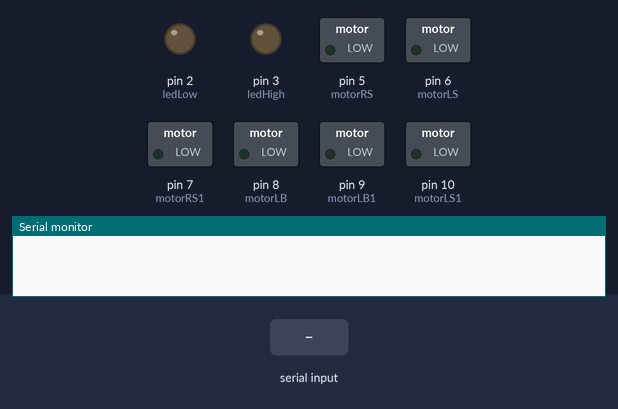
This sketch was run on a simulated Arduino Uno, built with avr-gcc and run on an emulated ATmega328P. On the bench: switched loads named in the sketch (green lamp = pin HIGH), output pins drawn as LEDs (lit = HIGH), the last lines printed to the serial monitor. The test bench sets the inputs (shaded band).

Above: at 1.2 s.
1.3 s: "W" received over Serial
At 2.5 s:
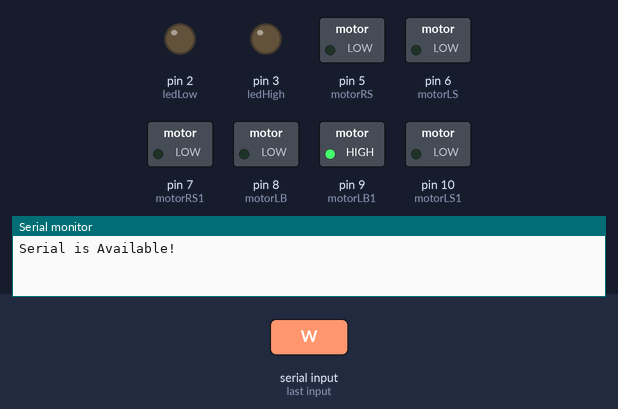
2.8 s: "A" received over Serial
At 3.8 s:
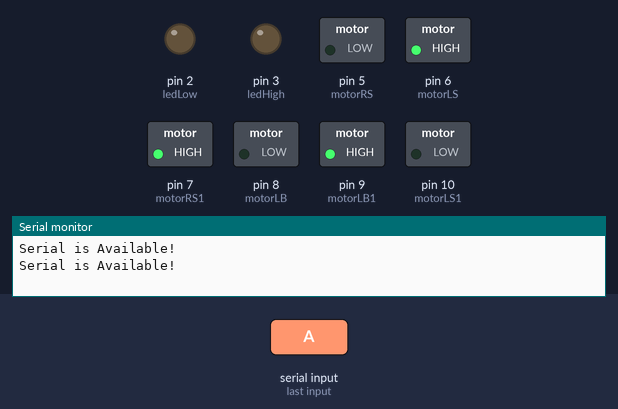
4.3 s: "S" received over Serial
At 5.0 s:
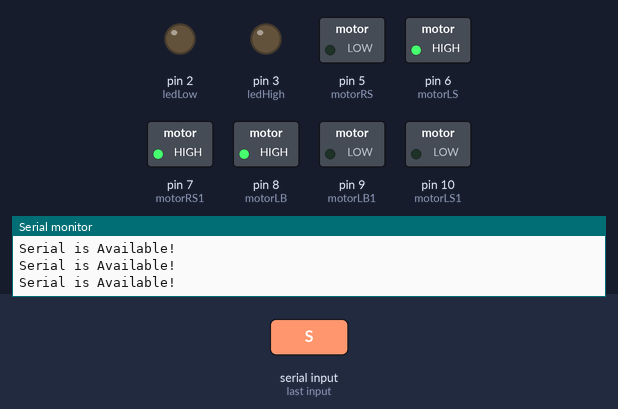
5.8 s: "D" received over Serial
At 6.1 s:
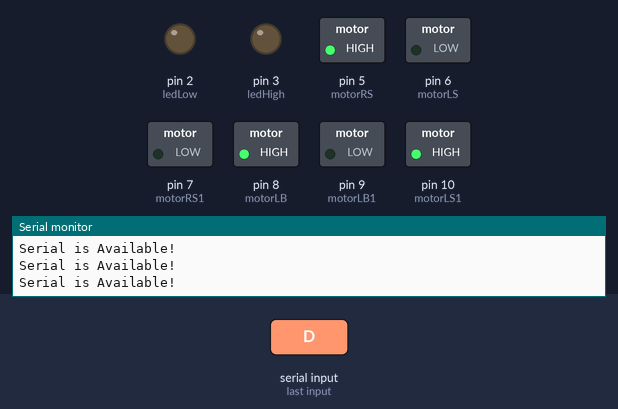
7.3 s: "I" received over Serial
At 8.5 s:
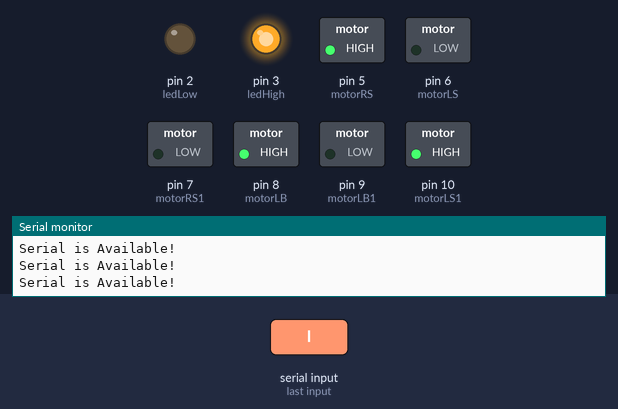
8.8 s: "U" received over Serial
At 9.6 s:
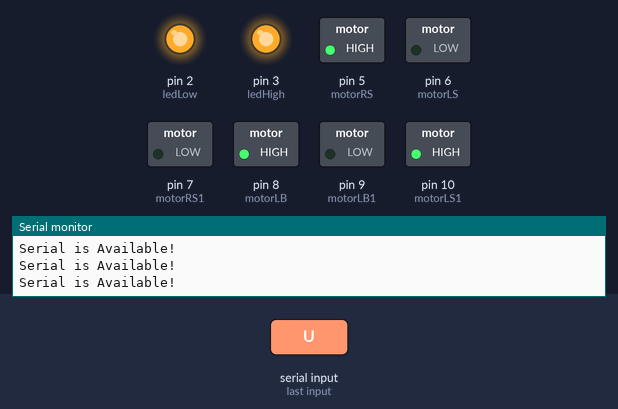
Timing chart, 0 to 11.3 s (numbered marks = the images above; inputs shaded):
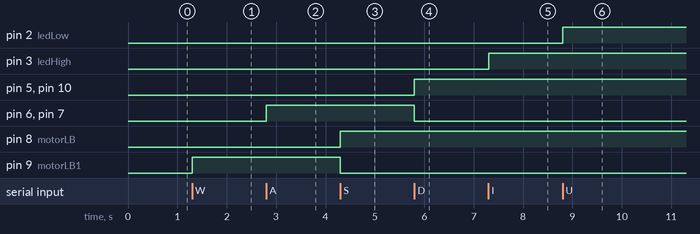

Measured:
- after the input at 1.3 s, pin 9 (motorLB1): LOW → HIGH at once
- after the input at 2.8 s, pin 6 (motorLS), pin 7 (motorRS1): LOW → HIGH at once
- after the input at 4.3 s, pin 8 (motorLB): LOW → HIGH at once; pin 9 (motorLB1): HIGH → LOW at once
- after the input at 5.8 s, pin 5 (motorRS), pin 10 (motorLS1): LOW → HIGH at once; pin 6 (motorLS), pin 7 (motorRS1): HIGH → LOW at once
- after the input at 7.3 s, pin 3 (ledHigh): LOW → HIGH at once
- after the input at 8.8 s, pin 2 (ledLow): LOW → HIGH at once

The sketch:

submarine.ino
```cpp
#include <DHT.h>
#include <DHT_U.h>

#define ledHigh 3
#define ledLow  2
#define motorLS 6
#define motorLS1 10
#define motorLB 8
#define motorLB1 9
#define motorRS 5
#define motorRS1 7
#define motorRB 11
#define motorRB1 12
#define divePump 4
#define surfacePump 13


void setup() {

  Serial.begin(9600);
  pinMode(ledHigh, OUTPUT);
  pinMode(ledLow, OUTPUT);
  pinMode(motorLS, OUTPUT);
  pinMode(motorLS1, OUTPUT);
  pinMode(motorLB, OUTPUT);
  pinMode(motorLB1, OUTPUT);
  pinMode(motorRS, OUTPUT);
  pinMode(motorRS1, OUTPUT);


  // put your setup code here, to run once:

}

void forward(){

  digitalWrite(motorRB, HIGH);
  digitalWrite(motorRB1, LOW);
  digitalWrite(motorLB, LOW);
  digitalWrite(motorLB1, HIGH);

}

void left(){

  digitalWrite(motorLS, HIGH);
  digitalWrite(motorLS1, LOW);
  digitalWrite(motorRS, LOW);
  digitalWrite(motorRS1, HIGH);


}

void right(){

  digitalWrite(motorRS, HIGH);
  digitalWrite(motorRS1, LOW);
  digitalWrite(motorLS, LOW);
  digitalWrite(motorLS1, HIGH);


}

void reverse(){

  digitalWrite(motorRB, LOW);
  digitalWrite(motorRB1, HIGH);
  digitalWrite(motorLB, HIGH);
  digitalWrite(motorLB1, LOW);

}


void enableHighBeams(){

  digitalWrite(ledHigh, HIGH);

}

void disableHighBeams(){

  digitalWrite(ledHigh, LOW);

}

void enableLowBeams(){

  digitalWrite(ledLow, HIGH);

}

void disableLowBeams(){

  digitalWrite(ledLow, LOW);

}

void dive(){

  Serial.println("Diving");
  digitalWrite(divePump, HIGH);

}

void stopDive(){

  digitalWrite(divePump, LOW);

}

void surface(){

  digitalWrite(surfacePump, HIGH);

}

void stopSurface(){

  digitalWrite(surfacePump, LOW);

}

void halt(){

  digitalWrite(motorRB, LOW);
  digitalWrite(motorRB1, LOW);
  digitalWrite(motorLB, LOW);
  digitalWrite(motorLB1, LOW);
  digitalWrite(motorRS, LOW);
  digitalWrite(motorRS1, LOW);
  digitalWrite(motorLS, LOW);
  digitalWrite(motorLS1, LOW);
  stopSurface();
  stopDive();

}


void loop() {
  // put your main code here, to run repeatedly:
  if (Serial.available()) {
    Serial.println("Serial is Available!");
    char receivedChar = Serial.read();
    if (receivedChar == 'W') {
      forward();
    }
    else if (receivedChar == 'A') {
      left();
    }
    else if (receivedChar == 'S') {
      reverse();
    }
    else if (receivedChar == 'D') {
      right();
    }
    else if (receivedChar == 'I') {
      enableHighBeams();
    }
    else if (receivedChar == 'K') {
      disableHighBeams();
    }
    else if (receivedChar == 'U') {
      enableLowBeams();
    }
    else if (receivedChar == 'J') {
      disableLowBeams();
    }
    else if (receivedChar == 'P') {
      halt();
    }
    else if(receivedChar == '.'){
      dive();
    }
    else if(receivedChar == ','){
      surface();
    }

  }


}
```
